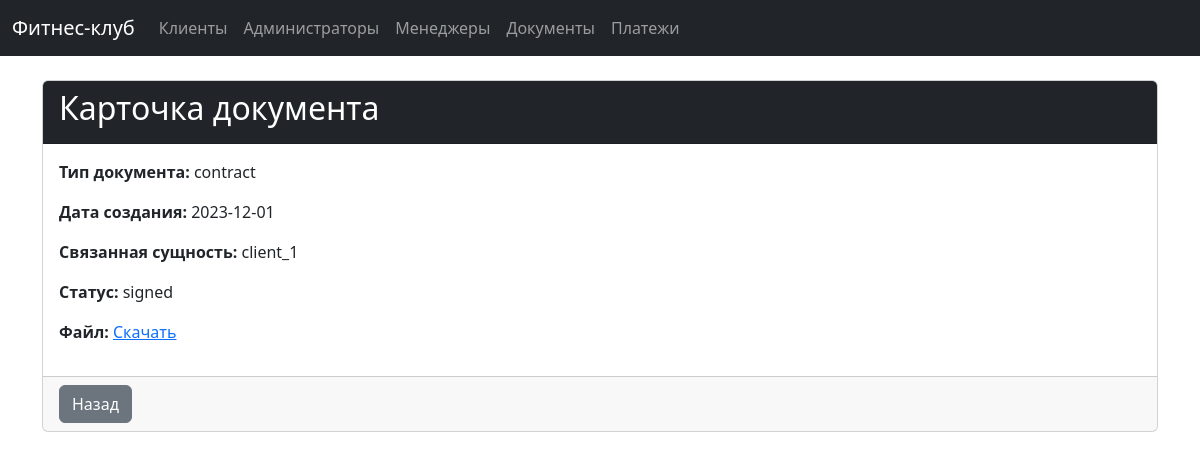
The page /documents/1 on the database its author committed.
### tables this page shows
CREATE TABLE documents (
        document_id INTEGER PRIMARY KEY AUTOINCREMENT,
        document_type TEXT NOT NULL,
        creation_date DATE NOT NULL,
        related_entity TEXT NOT NULL,
        status TEXT DEFAULT 'in_progress',
        file_path TEXT
    );

### app.py (the view)
@app.route('/documents/<int:document_id>')
def document_card(document_id):
    document = query_db('SELECT * FROM documents WHERE document_id = ?', [document_id], one=True)
    return render_template('document_card.html', document=document)

### app.py (called while the page is built)
def query_db(query, args=(), one=False):
    conn = sqlite3.connect('fitness_club.db')
    conn.row_factory = sqlite3.Row
    cur = conn.cursor()
    cur.execute(query, args)
    rv = cur.fetchall()
    conn.close()
    return (rv[0] if rv else None) if one else rv

### templates/document_card.html (shortened to what this page needs)
{% extends "base.html" %}
{% block content %}
<div class="card">
    <div class="card-header bg-dark text-white">
        <h2>Карточка документа</h2>
    </div>
    <div class="card-body">
        <p><strong>Тип документа:</strong> {{ document.document_type }}</p>
        <p><strong>Дата создания:</strong> {{ document.creation_date }}</p>
        <p><strong>Связанная сущность:</strong> {{ document.related_entity }}</p>
        <p><strong>Статус:</strong> {{ document.status }}</p>
        <p><strong>Файл:</strong> <a href="{{ document.file_path }}" download>Скачать</a></p>
    </div>
    <div class="card-footer">
        <a href="/documents" class="btn btn-secondary">Назад</a>
    </div>
</div>
{% endblock %}

### rows shown on the page
documents: document_type "contract", creation_date "2023-12-01", related_entity "client_1", status "signed"
